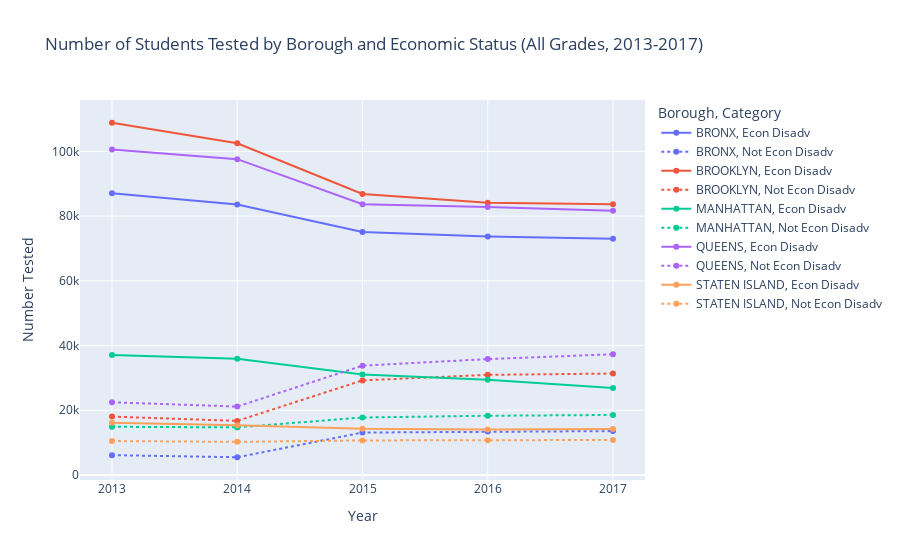

The cell this chart's notebook holds for it:
### Code cell
# Visualization 3: the number of students over the years for each borough and category

fig3 = px.line(
    math_result_clean, 
    x='Year', 
    y='Number Tested',
    color='Borough',
    line_dash='Category',
    markers=True,
    title='Number of Students Tested by Borough and Economic Status (All Grades, 2013-2017)',
    labels={'Number Tested': 'Number Tested', 'Year': 'Year'},
)
fig3.show()

### Figure 1 — Plotly figure (JSON) as saved in the notebook; plotly's stock layout.template omitted (floating-point values rounded to 4 significant figures)
{"data": [{"hovertemplate": "Borough=BRONX<br>Category=Econ Disadv<br>Year=%{x}<br>Number Tested=%{y}<extra></extra>", "legendgroup": "BRONX, Econ Disadv", "line": {"color": "#636efa", "dash": "solid"}, "marker": {"symbol": "circle"}, "mode": "lines+markers", "name": "BRONX, Econ Disadv", "orientation": "v", "showlegend": true, "type": "scatter", "x": [2013, 2014, 2015, 2016, 2017], "xaxis": "x", "y": [87109, 83622, 75105, 73696, 72978], "yaxis": "y"}, {"hovertemplate": "Borough=BRONX<br>Category=Not Econ Disadv<br>Year=%{x}<br>Number Tested=%{y}<extra></extra>", "legendgroup": "BRONX, Not Econ Disadv", "line": {"color": "#636efa", "dash": "dot"}, "marker": {"symbol": "circle"}, "mode": "lines+markers", "name": "BRONX, Not Econ Disadv", "orientation": "v", "showlegend": true, "type": "scatter", "x": [2013, 2014, 2015, 2016, 2017], "xaxis": "x", "y": [6118, 5474, 13108, 13396, 13557], "yaxis": "y"}, {"hovertemplate": "Borough=BROOKLYN<br>Category=Econ Disadv<br>Year=%{x}<br>Number Tested=%{y}<extra></extra>", "legendgroup": "BROOKLYN, Econ Disadv", "line": {"color": "#EF553B", "dash": "solid"}, "marker": {"symbol": "circle"}, "mode": "lines+markers", "name": "BROOKLYN, Econ Disadv", "orientation": "v", "showlegend": true, "type": "scatter", "x": [2013, 2014, 2015, 2016, 2017], "xaxis": "x", "y": [108871, 102548, 86870, 84107, 83657], "yaxis": "y"}, {"hovertemplate": "Borough=BROOKLYN<br>Category=Not Econ Disadv<br>Year=%{x}<br>Number Tested=%{y}<extra></extra>", "legendgroup": "BROOKLYN, Not Econ Disadv", "line": {"color": "#EF553B", "dash": "dot"}, "marker": {"symbol": "circle"}, "mode": "lines+markers", "name": "BROOKLYN, Not Econ Disadv", "orientation": "v", "showlegend": true, "type": "scatter", "x": [2013, 2014, 2015, 2016, 2017], "xaxis": "x", "y": [18040, 16715, 29229, 30948, 31347], "yaxis": "y"}, {"hovertemplate": "Borough=MANHATTAN<br>Category=Econ Disadv<br>Year=%{x}<br>Number Tested=%{y}<extra></extra>", "legendgroup": "MANHATTAN, Econ Disadv", "line": {"color": "#00cc96", "dash": "solid"}, "marker": {"symbol": "circle"}, "mode": "lines+markers", "name": "MANHATTAN, Econ Disadv", "orientation": "v", "showlegend": true, "type": "scatter", "x": [2013, 2014, 2015, 2016, 2017], "xaxis": "x", "y": [37069, 35916, 31054, 29467, 26868], "yaxis": "y"}, {"hovertemplate": "Borough=MANHATTAN<br>Category=Not Econ Disadv<br>Year=%{x}<br>Number Tested=%{y}<extra></extra>", "legendgroup": "MANHATTAN, Not Econ Disadv", "line": {"color": "#00cc96", "dash": "dot"}, "marker": {"symbol": "circle"}, "mode": "lines+markers", "name": "MANHATTAN, Not Econ Disadv", "orientation": "v", "showlegend": true, "type": "scatter", "x": [2013, 2014, 2015, 2016, 2017], "xaxis": "x", "y": [14899, 14707, 17761, 18298, 18544], "yaxis": "y"}, {"hovertemplate": "Borough=QUEENS<br>Category=Econ Disadv<br>Year=%{x}<br>Number Tested=%{y}<extra></extra>", "legendgroup": "QUEENS, Econ Disadv", "line": {"color": "#ab63fa", "dash": "solid"}, "marker": {"symbol": "circle"}, "mode": "lines+markers", "name": "QUEENS, Econ Disadv", "orientation": "v", "showlegend": true, "type": "scatter", "x": [2013, 2014, 2015, 2016, 2017], "xaxis": "x", "y": [100626, 97626, 83681, 82799, 81644], "yaxis": "y"}, {"hovertemplate": "Borough=QUEENS<br>Category=Not Econ Disadv<br>Year=%{x}<br>Number Tested=%{y}<extra></extra>", "legendgroup": "QUEENS, Not Econ Disadv", "line": {"color": "#ab63fa", "dash": "dot"}, "marker": {"symbol": "circle"}, "mode": "lines+markers", "name": "QUEENS, Not Econ Disadv", "orientation": "v", "showlegend": true, "type": "scatter", "x": [2013, 2014, 2015, 2016, 2017], "xaxis": "x", "y": [22472, 21143, 33788, 35812, 37313], "yaxis": "y"}, {"hovertemplate": "Borough=STATEN ISLAND<br>Category=Econ Disadv<br>Year=%{x}<br>Number Tested=%{y}<extra></extra>", "legendgroup": "STATEN ISLAND, Econ Disadv", "line": {"color": "#FFA15A", "dash": "solid"}, "marker": {"symbol": "circle"}, "mode": "lines+markers", "name": "STATEN ISLAND, Econ Disadv", "orientation": "v", "showlegend": true, "type": "scatter", "x": [2013, 2014, 2015, 2016, 2017], "xaxis": "x", "y": [16133, 15380, 14250, 14075, 14244], "yaxis": "y"}, {"hovertemplate": "Borough=STATEN ISLAND<br>Category=Not Econ Disadv<br>Year=%{x}<br>Number Tested=%{y}<extra></extra>", "legendgroup": "STATEN ISLAND, Not Econ Disadv", "line": {"color": "#FFA15A", "dash": "dot"}, "marker": {"symbol": "circle"}, "mode": "lines+markers", "name": "STATEN ISLAND, Not Econ Disadv", "orientation": "v", "showlegend": true, "type": "scatter", "x": [2013, 2014, 2015, 2016, 2017], "xaxis": "x", "y": [10473, 10236, 10671, 10732, 10807], "yaxis": "y"}], "layout": {"legend": {"title": {"text": "Borough, Category"}, "tracegroupgap": 0}, "title": {"text": "Number of Students Tested by Borough and Economic Status (All Grades, 2013-2017)"}, "xaxis": {"anchor": "y", "domain": [0, 1], "title": {"text": "Year"}}, "yaxis": {"anchor": "x", "domain": [0, 1], "title": {"text": "Number Tested"}}}}
